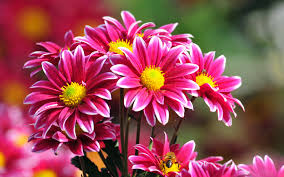
#> input picture cv8/pics/flowers.jpg, 284 x 177 px, found by its file name
$ python frequency_processing.py
#> lines starting #> are read from the running program, lines starting #| are printed output that depends on the picture; after the words box and inside, x2 and y2 are one past the last pixel; in counts of white or black regions, pixels touching at a corner belong together
#!/usr/bin/env python3
# -*- coding: utf-8 -*-
"""
Created on Thu Nov 23 11:49:36 2023

@author: frantisekdracek
"""

import cv2
import numpy as np
import matplotlib.pyplot as plt

img = cv2.imread('/Users/frantisekdracek/Docs/Modelovacie-a-renderovacie-techniky/cv8/pics/flowers.jpg', cv2.IMREAD_GRAYSCALE)
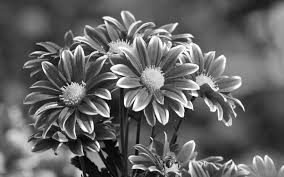
#> img: shape (177, 284); min 0, max 255, mean 99.5

plt.imshow(img, cmap='gray')

img = np.array(img)

ftt = np.fft.fft2(img)
ftt = np.fft.fftshift(ftt)


magnitude = np.abs(ftt)

plt.imshow((255*magnitude)/(magnitude).max(), cmap='gray')

plt.imshow(np.log(255*magnitude)/np.log(magnitude).max(), cmap='gray')

def get_filter(size, ftt):
#> called with size = 50, ftt = array of shape (177, 284)
    s = ftt.shape
#> s = (177, 284)
    filter1 = np.zeros(shape = s )
    filter1[int(s[0]/2) -size : int(s[0]/2) + size, int(s[1]/2) - size : int(s[1]/2) + size] = 1
    bool_mask = (filter1==1)
    return bool_mask

bool_mask = get_filter(50, ftt)
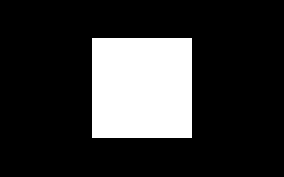
#> bool_mask: shape (177, 284) bool; 19.9% white; 1 white region, box (x1, y1, x2, y2) and area: (92, 38, 192, 138) 10000
filtered_ftt = ftt
filtered_ftt[~bool_mask] =0
filtered_magnitude = np.log(np.abs(filtered_ftt))
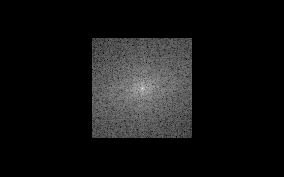
#> filtered_magnitude: shape (177, 284) float64; 80.11% of the values are NaN or infinite; the others: min 5.44, max 15.43, mean 9.17; drawn with min black, max white, NaN and infinite black
freq_img = (255*filtered_magnitude)/(filtered_magnitude).max()
plt.imshow(freq_img, cmap='gray')

filtered_ftt_shift = np.fft.ifftshift(filtered_ftt)
img_filtered  = np.fft.ifft2(filtered_ftt_shift)

plt.imshow(np.real(img_filtered), cmap='gray')
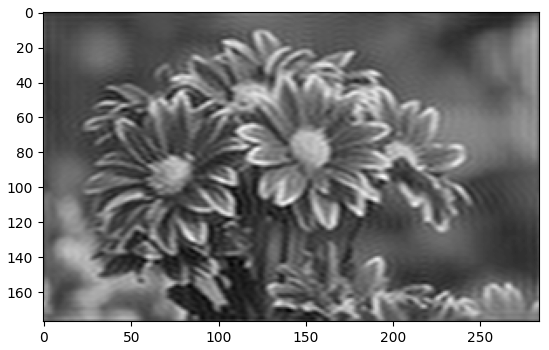
#> figure drawn by matplotlib, 1 panel
